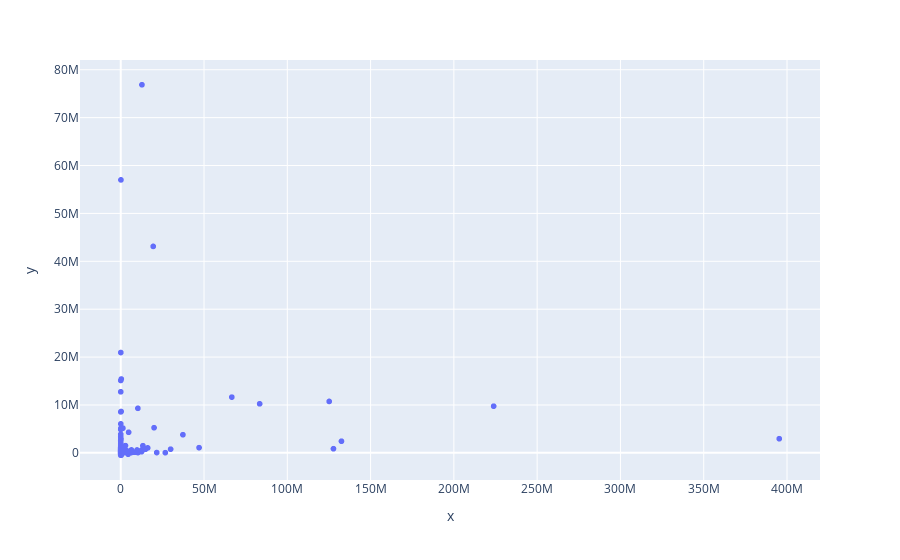

The notebook cell this image was saved under:
### Code cell
import plotly.express as px

px.scatter(x=error_by_day['Property_damage'], y=error_by_day['xgb_PD_Prediction'])

### Figure 1 — Plotly figure (JSON) as saved in the notebook; plotly's stock layout.template omitted (floating-point values rounded to 4 significant figures; data arrays with more than 128 entries replaced by an {"elided": "..."} marker saying what was removed)
{"data": [{"hovertemplate": "x=%{x}<br>y=%{y}<extra></extra>", "legendgroup": "", "marker": {"color": "#636efa", "symbol": "circle"}, "mode": "markers", "name": "", "showlegend": false, "type": "scattergl", "x": {"elided": "2465 float values"}, "xaxis": "x", "y": {"elided": "2465 float values"}, "yaxis": "y"}], "layout": {"legend": {"tracegroupgap": 0}, "margin": {"t": 60}, "xaxis": {"anchor": "y", "domain": [0, 1], "title": {"text": "x"}}, "yaxis": {"anchor": "x", "domain": [0, 1], "title": {"text": "y"}}}}
